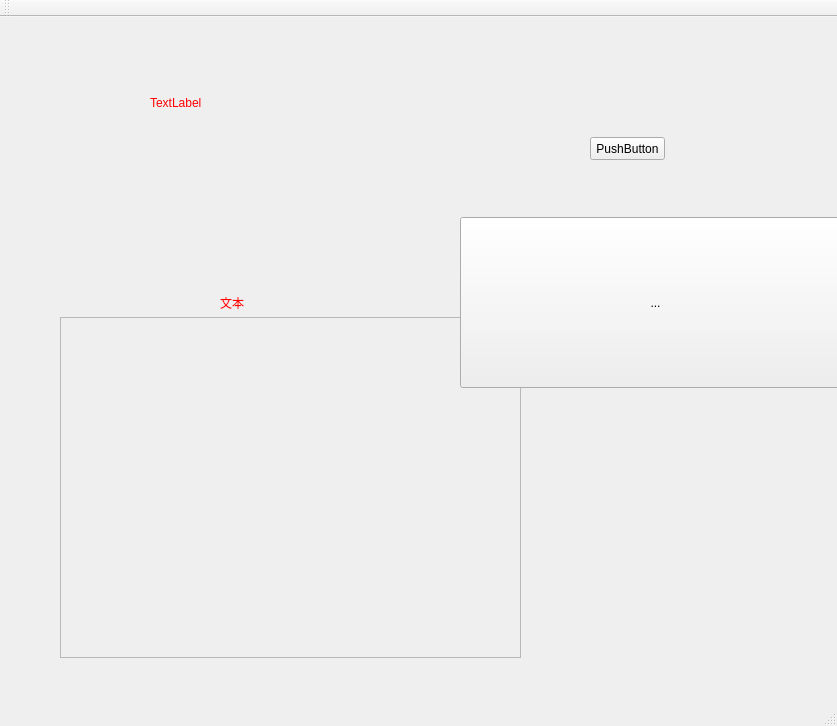
<?xml version="1.0" encoding="UTF-8"?>
<ui version="4.0">
 <class>MainWindow</class>
 <widget class="QMainWindow" name="MainWindow">
  <property name="geometry">
   <rect>
    <x>0</x>
    <y>0</y>
    <width>837</width>
    <height>726</height>
   </rect>
  </property>
  <property name="windowTitle">
   <string>MainWindow</string>
  </property>
  <property name="styleSheet">
   <string notr="true"/>
  </property>
  <widget class="QWidget" name="centralWidget">
   <property name="styleSheet">
    <string notr="true">QLabel{
	color: rgb(255, 0, 0);
	font: 14pt &quot;Microsoft YaHei UI&quot;;
}</string>
   </property>
   <widget class="QPushButton" name="pushButton">
    <property name="geometry">
     <rect>
      <x>590</x>
      <y>120</y>
      <width>75</width>
      <height>23</height>
     </rect>
    </property>
    <property name="text">
     <string>PushButton</string>
    </property>
   </widget>
   <widget class="QLabel" name="label">
    <property name="geometry">
     <rect>
      <x>220</x>
      <y>280</y>
      <width>54</width>
      <height>12</height>
     </rect>
    </property>
    <property name="text">
     <string>文本</string>
    </property>
   </widget>
   <widget class="qhImage" name="qhimage">
    <property name="geometry">
     <rect>
      <x>50</x>
      <y>20</y>
      <width>381</width>
      <height>201</height>
     </rect>
    </property>
    <property name="styleSheet">
     <string notr="true"/>
    </property>
    <property name="PicPath" stdset="0">
     <string>:/release/222.png</string>
    </property>
    <property name="ShowType" stdset="0">
     <enum>qhImage::Preferred</enum>
    </property>
   </widget>
   <widget class="QLabel" name="label_2">
    <property name="geometry">
     <rect>
      <x>150</x>
      <y>80</y>
      <width>54</width>
      <height>12</height>
     </rect>
    </property>
    <property name="text">
     <string>TextLabel</string>
    </property>
   </widget>
   <widget class="QFrame" name="frame">
    <property name="geometry">
     <rect>
      <x>60</x>
      <y>300</y>
      <width>461</width>
      <height>341</height>
     </rect>
    </property>
    <property name="styleSheet">
     <string notr="true">border-image:url(:/release/pic/happy.png);

</string>
    </property>
    <property name="frameShape">
     <enum>QFrame::StyledPanel</enum>
    </property>
    <property name="frameShadow">
     <enum>QFrame::Raised</enum>
    </property>
   </widget>
   <widget class="QToolButton" name="toolButton">
    <property name="geometry">
     <rect>
      <x>460</x>
      <y>200</y>
      <width>391</width>
      <height>171</height>
     </rect>
    </property>
    <property name="text">
     <string>...</string>
    </property>
   </widget>
  </widget>
  <widget class="QMenuBar" name="menuBar">
   <property name="geometry">
    <rect>
     <x>0</x>
     <y>0</y>
     <width>837</width>
     <height>23</height>
    </rect>
   </property>
  </widget>
  <widget class="QToolBar" name="mainToolBar">
   <attribute name="toolBarArea">
    <enum>TopToolBarArea</enum>
   </attribute>
   <attribute name="toolBarBreak">
    <bool>false</bool>
   </attribute>
  </widget>
  <widget class="QStatusBar" name="statusBar"/>
 </widget>
 <layoutdefault spacing="6" margin="11"/>
 <customwidgets>
  <customwidget>
   <class>qhImage</class>
   <extends>QWidget</extends>
   <header>qhimage.h</header>
  </customwidget>
 </customwidgets>
 <resources/>
 <connections/>
</ui>
